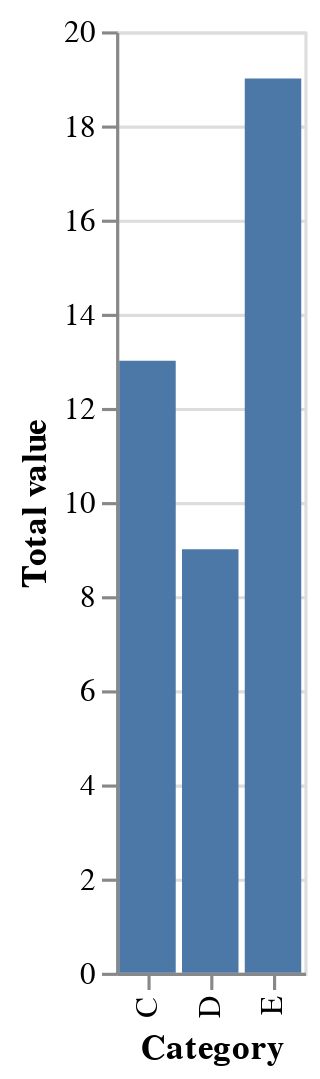

The specification (Vega-Lite) saved for this image:
### Vega-Lite specification from a JSON file in a GitHub repository (floating-point values rounded to 4 significant figures)
{"$schema": "https://vega.github.io/schema/vega-lite/v4.json", "description": "A simple bar chart", "data": {"values": [{"a": "C", "b": 2}, {"a": "C", "b": 7}, {"a": "C", "b": 4}, {"a": "D", "b": 1}, {"a": "D", "b": 2}, {"a": "D", "b": 6}, {"a": "E", "b": 8}, {"a": "E", "b": 4}, {"a": "E", "b": 7}]}, "mark": "bar", "encoding": {"x": {"field": "a", "type": "nominal", "title": "Category"}, "y": {"aggregate": "sum", "field": "b", "type": "quantitative", "title": "Total value"}, "tooltip": {"aggregate": "sum", "field": "b", "type": "quantitative"}}}
